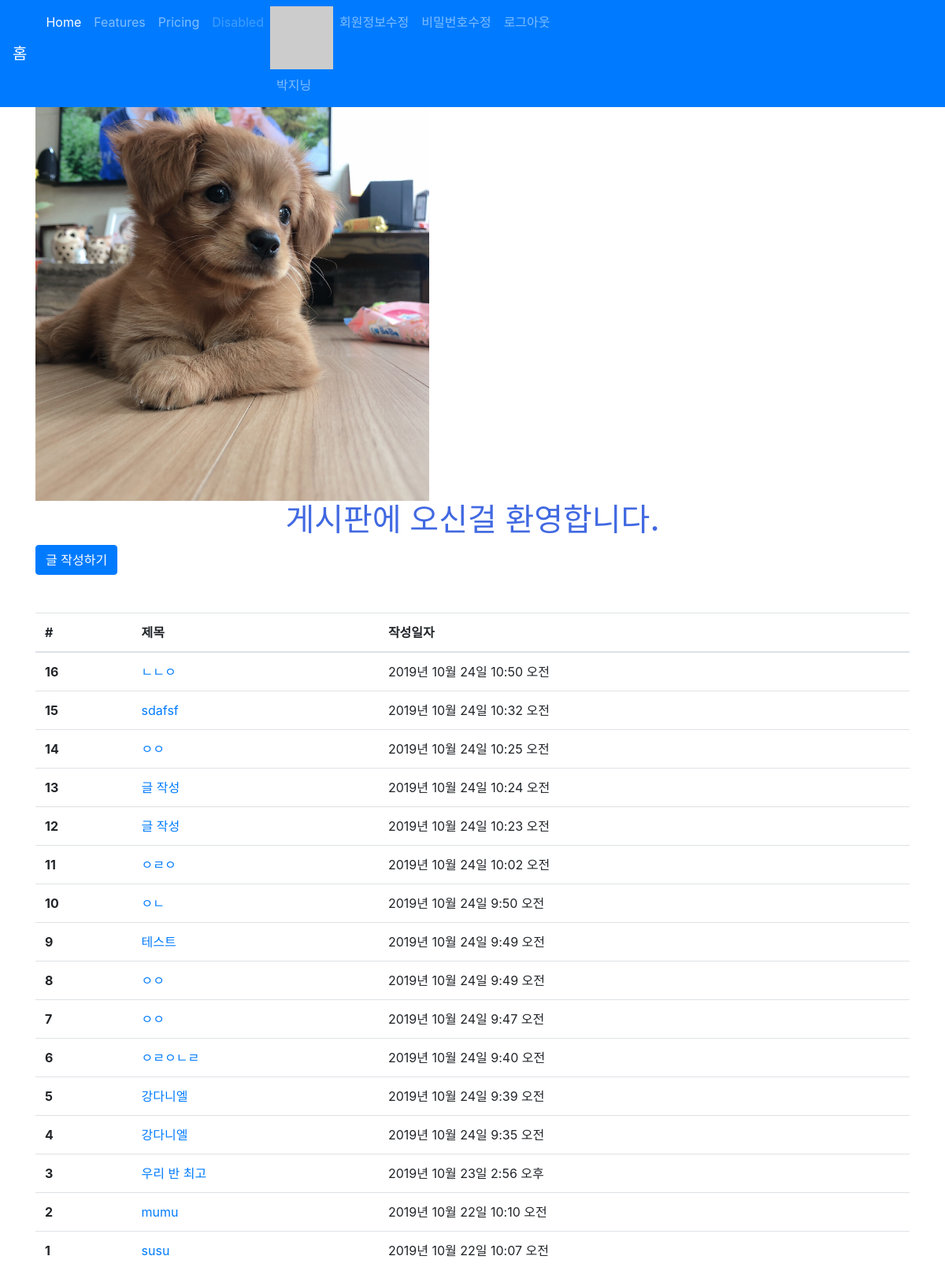
The app's page /articles/ (signed in), older data.
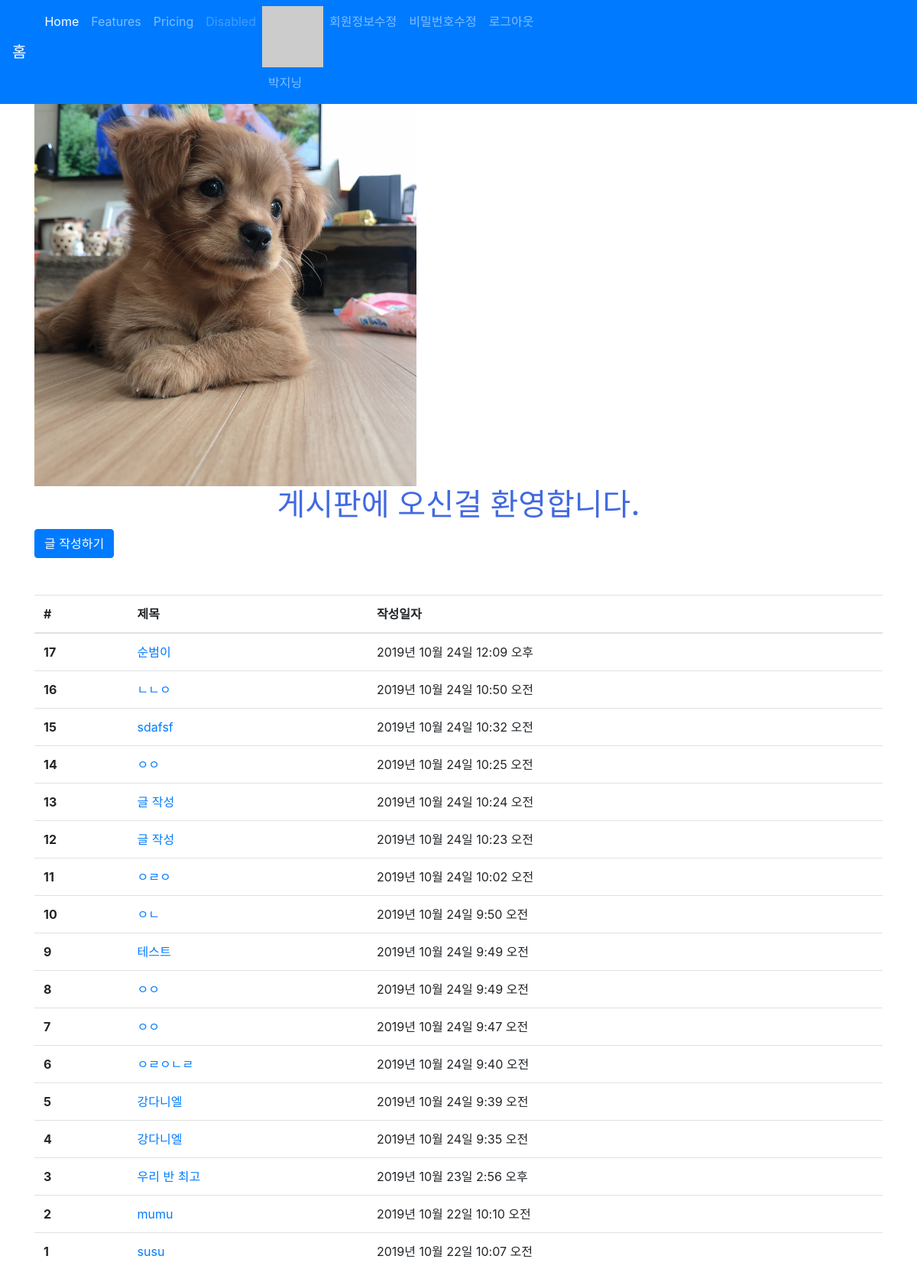
The same page, newer data.
### accounts/models.py (models this page shows)
class User(AbstractUser):
    followers = models.ManyToManyField( # follower: 나를 따르는 사람
        settings.AUTH_USER_MODEL,
        related_name='followings',
        blank=True
    )

### articles/models.py (models this page shows, shortened)
class Article(models.Model):
    title = models.CharField(max_length=10)
    content = models.TextField()
    image = models.ImageField(blank=True)
    image_thumbnail = ImageSpecField(
        processors=[ResizeToFill(300, 300)],
        format='JPEG',
        options={'quality': 80}
    )
    created_at = models.DateTimeField(auto_now_add=True)
    updated_at = models.DateTimeField(auto_now=True)
    user = models.ForeignKey(settings.AUTH_USER_MODEL, on_delete=models.CASCADE)
    like_users = models.ManyToManyField(
                                settings.AUTH_USER_MODEL,
                                related_name='like_articles',
                                blank=True
                                )
    hashtags = models.ManyToManyField(
                                HashTag,
                                related_name='articles',
                                blank=True
                                )

### articles/views.py (the view)
# urls.py: path('', views.index, name='index'),
def index(request):
    articles = Article.objects.order_by('-id') # 최신글 위로 오도록
    context = {
        'articles': articles
    }
    return render(request, 'articles/index.html', context)

### articles/templatetags/gravatar.py (called while the page is built)
@register.filter
def makehash(user):
    email = user.email
    social_user = user.socialaccount_set.all().first()
    if social_user: # 있으면,
        return social_user.extra_data.get('properties').get('profile_image')
    return 'https://www.gravatar.com/avatar/' + hashlib.md5(email.strip().lower().encode('utf-8')).hexdigest()

### articles/templates/articles/index.html (shortened to what this page needs)
{% extends 'articles/base.html' %}
{% load static %}
{% block css %}
<link rel="stylesheet" href="{% static 'articles/style.css' %}">
{% endblock %}
{% block body %}
<img src="{% static 'articles/bg.jpg' %}" alt="배경" width="500">
<h1 class="text-center title">게시판에 오신걸 환영합니다.</h1>
{% if user.is_authenticated %}
  <a class="btn btn-primary" href="{% url 'articles:create' %}" role="button">글 작성하기</a>
{% endif %}
<table class="table mt-5">
  <thead>
    <tr>
      <th scope="col">#</th>
      <th scope="col">제목</th>
      <th scope="col">작성일자</th>
    </tr>
  </thead>
  {% for article in articles %}
  <tr>
    <th scope="row">{{ article.id}}</th>
    <td>
      <a href="{% url 'articles:detail' article.pk %}">
        {{ article.title }}
      </a>
    </td>
      <td>{{ article.created_at }}</td>
    </tr>
    {% endfor %}
</table>
{% endblock %}

### articles/templates/articles/base.html (shortened to what this page needs)
{% load static %}
<!DOCTYPE html>
<html lang="en">
<head>
  <link rel="stylesheet" href="{% static 'bootstrap/css/bootstrap.min.css' %}">
  <link rel="stylesheet" href="https://cdnjs.cloudflare.com/ajax/libs/animate.css/3.7.2/animate.min.css">
  {% block css %}{% endblock %}
</head>
<body>
  {% include '_navbar.html' %}
  <div class="container">
    {% block body %}
    {% endblock %}
  </div>
</body>
</html>

### articles/templates/_navbar.html (shortened to what this page needs)
<nav class="navbar navbar-expand-lg navbar-dark bg-primary">
  <a class="navbar-brand" href="/articles/">홈</a>
  <div class="collapse navbar-collapse" id="navbarNav">
    <ul class="navbar-nav">
      <li class="nav-item active">
        <a class="nav-link" href="#">Home <span class="sr-only">(current)</span></a>
      </li>
      <li class="nav-item">
        <a class="nav-link" href="#">Features</a>
      </li>
      <li class="nav-item">
        <a class="nav-link" href="#">Pricing</a>
      </li>
      <li class="nav-item">
        <a class="nav-link disabled" href="#" tabindex="-1" aria-disabled="true">Disabled</a>
      </li>
      {% if user.is_authenticated %}
      <li class="nav-item">
        {% load gravatar %}
        <img src="{{ user|makehash }}" alt="">
        <a class="nav-link" href="{% url 'accounts:profile' user.pk %}">{{ user.username }}</a>
      </li>
      <li class="nav-item">
        <a class="nav-link" href="{% url 'accounts:update' %}">회원정보수정</a>
      </li>
      <li class="nav-item">
        <a class="nav-link" href="{% url 'accounts:password' %}">비밀번호수정</a>
      </li>
      <li class="nav-item">
        <a class="nav-link" href="{% url 'accounts:logout' %}">로그아웃</a>
      </li>
      {% endif %}
    </ul>
  </div>
</nav>

### articles/static/articles/style.css (style rules this page uses)
.title { color: royalblue; }

Row changes from the older to the newer data that the page shows:
added Article: id "17", title "순범이", created_at "2019년 10월 24일 12:09 오후"
